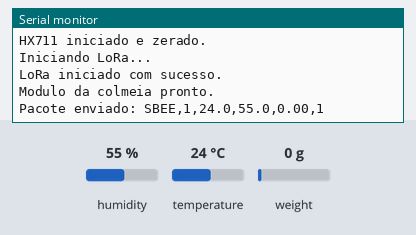
The sketch below on a simulated ESP32. On the bench: the last lines printed to the serial monitor. The test bench sets the inputs (shaded band); at power-on: humidity 55 %, weight on the scale 0 g, temperature 24 °C. No radio packets arrive unless stated.

Above: at 5.2 s.
5.3 s: humidity set to 22 %
At 8.8 s:
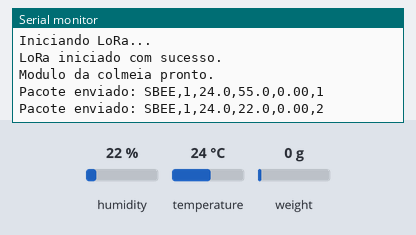
9.0 s: weight on the scale set to 100 g
At 12.5 s:
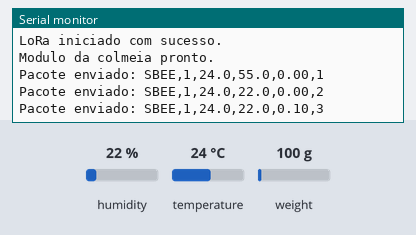
12.7 s: temperature set to 12 °C
At 16.2 s:
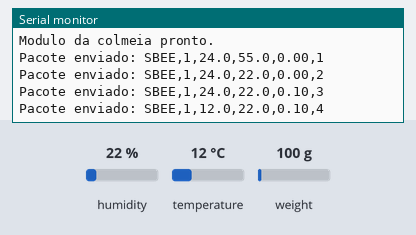
16.4 s: weight on the scale set to 1250 g
At 19.7 s:
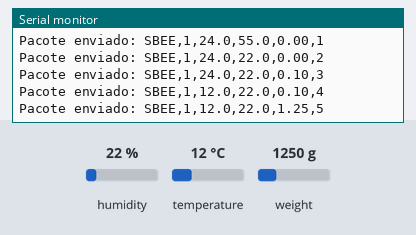
20.1 s: humidity set to 40 %
At 24.0 s:
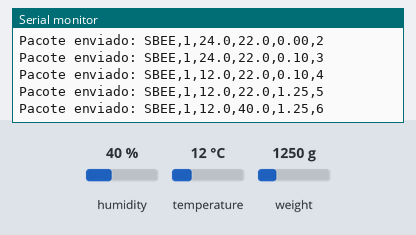
Timing chart, 0 to 24.8 s (numbered marks = the images above; inputs shaded):
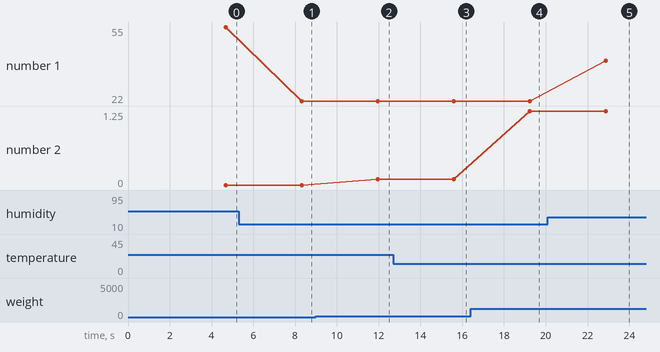

The sketch:

modulo_colmeia.ino
```cpp
#include <SPI.h>
#include <LoRa.h>
#include <Wire.h>
#include <Adafruit_AHTX0.h>
#include "HX711.h"

// =======================
// PINOS DO LORA
// =======================
#define LORA_SCK   18
#define LORA_MISO  19
#define LORA_MOSI  23
#define LORA_SS    5
#define LORA_RST   14
#define LORA_DIO0  26

// =======================
// PINOS DO I2C
// =======================
#define I2C_SDA 21
#define I2C_SCL 22

// =======================
// PINOS DO HX711
// =======================
#define HX711_DT  32
#define HX711_SCK 33

// =======================
// CONFIGURAÇÕES DO PROJETO
// =======================
#define FREQUENCIA_LORA 433E6
#define ID_COLMEIA 1

Adafruit_AHTX0 aht;
HX711 balanca;

int contadorPacotes = 0;

// Esse valor será ajustado depois na calibração.
// Por enquanto, serve para o MVP funcionar.
// Se o peso aparecer negativo, troque para positivo.
float fatorCalibracao = -7050.0;

void iniciarAHT10() {
  Serial.println("Iniciando sensor AHT10...");

  if (!aht.begin()) {
    Serial.println("ERRO: AHT10 nao encontrado.");
    Serial.println("Verifique VCC, GND, SDA e SCL.");
  } else {
    Serial.println("AHT10 iniciado com sucesso.");
  }
}

void iniciarBalanca() {
  Serial.println("Iniciando HX711...");

  balanca.begin(HX711_DT, HX711_SCK);
  balanca.set_scale(fatorCalibracao);

  Serial.println("Fazendo tara da balanca...");
  Serial.println("Nao coloque peso na celula de carga agora.");
  delay(2000);

  balanca.tare();

  Serial.println("HX711 iniciado e zerado.");
}

void iniciarLoRa() {
  Serial.println("Iniciando LoRa...");

  SPI.begin(LORA_SCK, LORA_MISO, LORA_MOSI, LORA_SS);
  LoRa.setPins(LORA_SS, LORA_RST, LORA_DIO0);

  if (!LoRa.begin(FREQUENCIA_LORA)) {
    Serial.println("ERRO: LoRa nao iniciou.");
    Serial.println("Verifique os fios do modulo LoRa.");
    while (true);
  }

  LoRa.setSyncWord(0xF3);
  LoRa.enableCrc();

  Serial.println("LoRa iniciado com sucesso.");
}

void setup() {
  Serial.begin(115200);
  delay(1000);

  Serial.println();
  Serial.println("==================================");
  Serial.println("SERTAO BEE - MODULO DA COLMEIA");
  Serial.println("==================================");

  Wire.begin(I2C_SDA, I2C_SCL);

  iniciarAHT10();
  iniciarBalanca();
  iniciarLoRa();

  Serial.println("Modulo da colmeia pronto.");
  Serial.println();
}

void loop() {
  contadorPacotes++;

  // Leitura do AHT10
  sensors_event_t umidadeEvento, temperaturaEvento;
  aht.getEvent(&umidadeEvento, &temperaturaEvento);

  float temperatura = temperaturaEvento.temperature;
  float umidade = umidadeEvento.relative_humidity;

  // Leitura do peso
  float peso = 0.0;

  if (balanca.is_ready()) {
    peso = balanca.get_units(5);
  } else {
    Serial.println("Aviso: HX711 nao esta pronto.");
  }

  // Pacote simples para facilitar leitura e explicacao
  // Formato:
  // SBEE,ID,TEMP,UMIDADE,PESO,CONTADOR
  String pacote = "SBEE," +
                  String(ID_COLMEIA) + "," +
                  String(temperatura, 1) + "," +
                  String(umidade, 1) + "," +
                  String(peso, 2) + "," +
                  String(contadorPacotes);

  // Envio via LoRa
  LoRa.beginPacket();
  LoRa.print(pacote);
  LoRa.endPacket();

  Serial.print("Pacote enviado: ");
  Serial.println(pacote);

  delay(3000);
}
```

Measured:
- after the input at 5.3 s, the serial monitor: prints a new line after 3.0 s (image 1)
- after the input at 9.0 s, the serial monitor: prints a new line after 3.0 s (image 2)
- after the input at 12.7 s, the serial monitor: prints a new line after 2.9 s (image 3)
- after the input at 16.4 s, the serial monitor: prints a new line after 2.8 s (image 4)
- after the input at 20.1 s, the serial monitor: prints a new line after 2.8 s (image 5)
- plotted number 1: 55 → 22 after the input at 5.3 s, 22 → 40 after the input at 20.1 s
- plotted number 2: 0 → 0.1 after the input at 9.0 s, 0.1 → 1.25 after the input at 16.4 s
